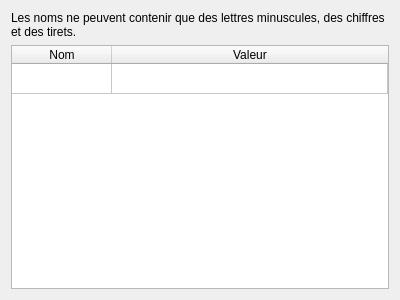
<?xml version="1.0" encoding="UTF-8"?>
<ui version="4.0">
 <class>DiagramContextWidget</class>
 <widget class="QWidget" name="DiagramContextWidget">
  <property name="geometry">
   <rect>
    <x>0</x>
    <y>0</y>
    <width>400</width>
    <height>300</height>
   </rect>
  </property>
  <property name="windowTitle">
   <string>Form</string>
  </property>
  <layout class="QVBoxLayout" name="verticalLayout">
   <item>
    <widget class="QLabel" name="m_label">
     <property name="text">
      <string>Les noms ne peuvent contenir que des lettres minuscules, des chiffres et des tirets.</string>
     </property>
     <property name="wordWrap">
      <bool>true</bool>
     </property>
    </widget>
   </item>
   <item>
    <widget class="QTableWidget" name="m_table">
     <property name="selectionMode">
      <enum>QAbstractItemView::SingleSelection</enum>
     </property>
     <property name="rowCount">
      <number>1</number>
     </property>
     <property name="columnCount">
      <number>2</number>
     </property>
     <attribute name="horizontalHeaderVisible">
      <bool>true</bool>
     </attribute>
     <attribute name="horizontalHeaderStretchLastSection">
      <bool>true</bool>
     </attribute>
     <attribute name="verticalHeaderVisible">
      <bool>false</bool>
     </attribute>
     <row/>
     <column>
      <property name="text">
       <string>Nom</string>
      </property>
     </column>
     <column>
      <property name="text">
       <string>Valeur</string>
      </property>
     </column>
    </widget>
   </item>
  </layout>
 </widget>
 <resources/>
 <connections/>
</ui>
